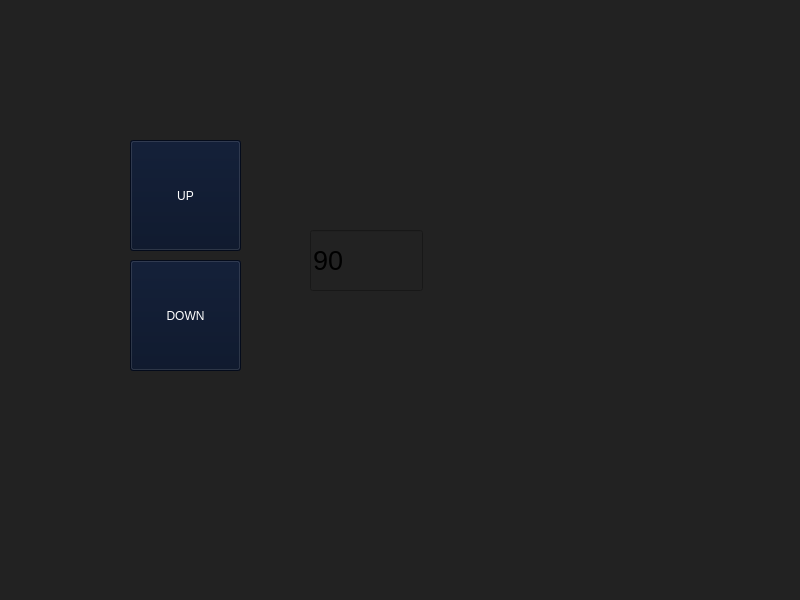
<?xml version="1.0" encoding="UTF-8"?>
<ui version="4.0">
 <class>MainWindow</class>
 <widget class="QMainWindow" name="MainWindow">
  <property name="geometry">
   <rect>
    <x>0</x>
    <y>0</y>
    <width>800</width>
    <height>600</height>
   </rect>
  </property>
  <property name="windowTitle">
   <string>MainWindow</string>
  </property>
  <property name="styleSheet">
   <string notr="true">background-color: rgb(34, 34, 34);</string>
  </property>
  <widget class="QWidget" name="centralwidget">
   <widget class="QPushButton" name="btnUp">
    <property name="geometry">
     <rect>
      <x>130</x>
      <y>140</y>
      <width>111</width>
      <height>111</height>
     </rect>
    </property>
    <property name="cursor">
     <cursorShape>PointingHandCursor</cursorShape>
    </property>
    <property name="styleSheet">
     <string notr="true">QPushButton {
    color: white;
    background-color: rgb(5, 16, 38);
}

QPushButton:hover{
	background-color: rgb(26, 43, 75);
}

QPushButton:pressed {
    background-color: rgb(54, 90, 153)
}
</string>
    </property>
    <property name="text">
     <string>UP</string>
    </property>
    <property name="checkable">
     <bool>false</bool>
    </property>
    <property name="checked">
     <bool>false</bool>
    </property>
   </widget>
   <widget class="QPushButton" name="btnDown">
    <property name="geometry">
     <rect>
      <x>130</x>
      <y>260</y>
      <width>111</width>
      <height>111</height>
     </rect>
    </property>
    <property name="cursor">
     <cursorShape>PointingHandCursor</cursorShape>
    </property>
    <property name="styleSheet">
     <string notr="true">QPushButton {
    color: white;
    background-color: rgb(5, 16, 38);
}

QPushButton:hover{
	background-color: rgb(26, 43, 75);
}

QPushButton:pressed {
    background-color: rgb(54, 90, 153)
}</string>
    </property>
    <property name="text">
     <string>DOWN</string>
    </property>
    <property name="pressed" stdset="0">
     <bool>false</bool>
    </property>
   </widget>
   <widget class="QLineEdit" name="angleTxt">
    <property name="geometry">
     <rect>
      <x>310</x>
      <y>230</y>
      <width>113</width>
      <height>61</height>
     </rect>
    </property>
    <property name="font">
     <font>
      <pointsize>20</pointsize>
     </font>
    </property>
    <property name="styleSheet">
     <string notr="true">color: &quot;white&quot;;</string>
    </property>
    <property name="text">
     <string>90</string>
    </property>
   </widget>
  </widget>
  <widget class="QMenuBar" name="menubar">
   <property name="geometry">
    <rect>
     <x>0</x>
     <y>0</y>
     <width>800</width>
     <height>21</height>
    </rect>
   </property>
  </widget>
  <widget class="QStatusBar" name="statusbar"/>
 </widget>
 <resources/>
 <connections/>
</ui>
